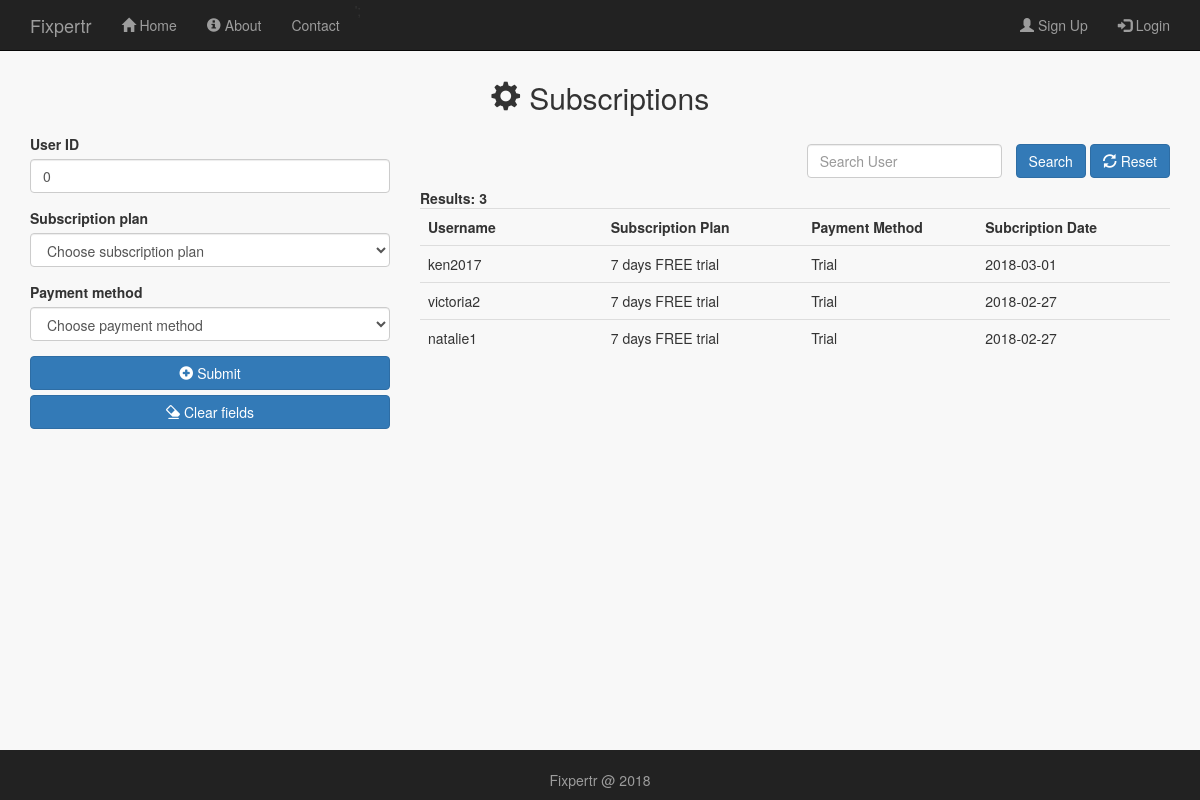
The app's page /public/subscriptions_admin.php, older data.
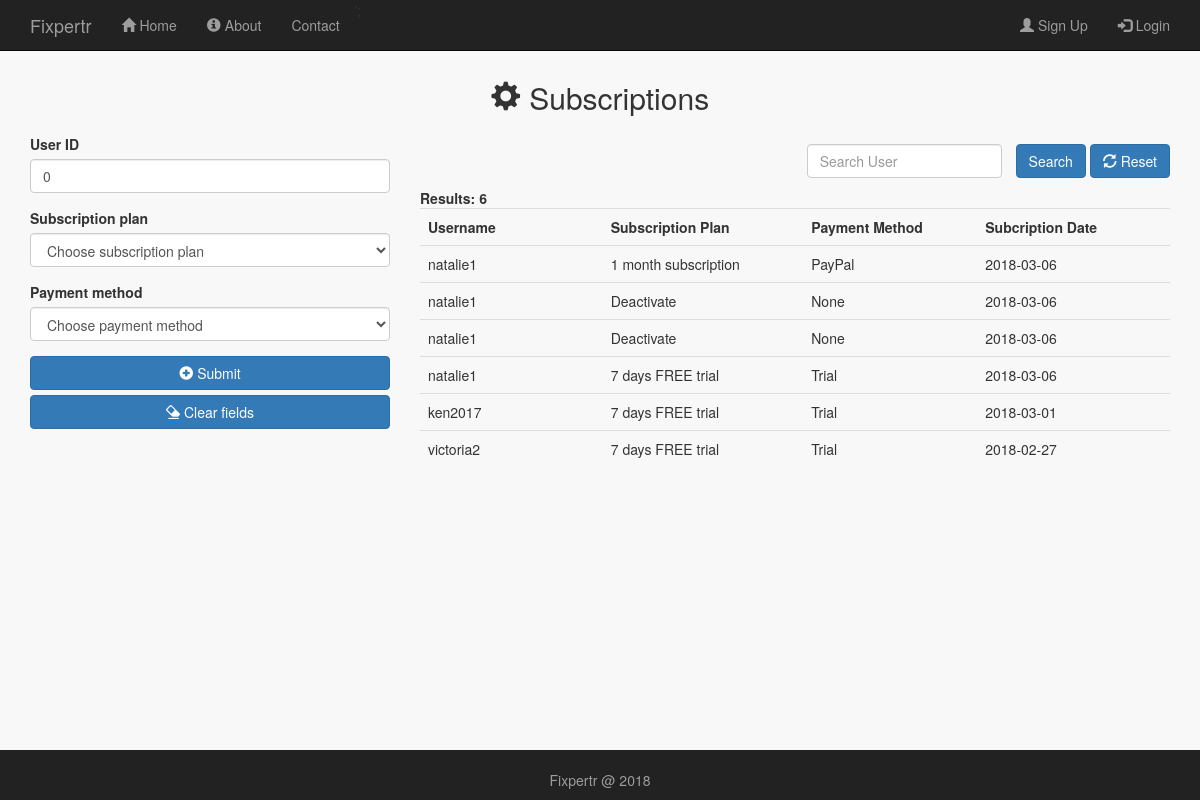
The same page, newer data.
### tables this page shows
CREATE TABLE IF NOT EXISTS `subscriptions` (
  `subscription_id` int(11) NOT NULL AUTO_INCREMENT,
  `user_id` int(11) NOT NULL,
  `sub_type_id` int(11) NOT NULL,
  `method` varchar(256) NOT NULL,
  `subscribe_date` date NOT NULL,
  `subscribe_time` time NOT NULL,
  `subscription_status` tinyint(4) NOT NULL DEFAULT '1',
  `seen_subscribe` tinyint(4) NOT NULL DEFAULT '0',
  PRIMARY KEY (`subscription_id`),
  KEY `user_id` (`user_id`),
  KEY `sub_type_id` (`sub_type_id`)
);

CREATE TABLE IF NOT EXISTS `users` (
  `user_id` int(11) NOT NULL AUTO_INCREMENT,
  `user_first` varchar(256) NOT NULL,
  `user_last` varchar(256) NOT NULL,
  `user_image` varchar(256) DEFAULT NULL,
  `user_gender` varchar(256) DEFAULT NULL,
  `user_address` varchar(256) DEFAULT NULL,
  `user_email` varchar(256) NOT NULL,
  `user_mobile` varchar(20) DEFAULT NULL,
  `user_uid` varchar(256) NOT NULL,
  `user_pwd` varchar(256) NOT NULL,
  `user_type` varchar(256) NOT NULL,
  `date_registered` date NOT NULL,
  `time_registered` time NOT NULL DEFAULT '00:00:00',
  `user_seen` tinyint(4) DEFAULT '0',
  `user_timestamp` timestamp NULL DEFAULT NULL,
  `sub_status` tinyint(4) NOT NULL DEFAULT '0',
  `user_status` tinyint(4) NOT NULL DEFAULT '1',
  PRIMARY KEY (`user_id`)
);

CREATE TABLE IF NOT EXISTS `subscription_types` (
  `sub_type_id` int(11) NOT NULL AUTO_INCREMENT,
  `sub_type` varchar(256) NOT NULL,
  `sub_cost` decimal(13,2) NOT NULL,
  `sub_duration` int(11) NOT NULL,
  PRIMARY KEY (`sub_type_id`)
);

### public/subscriptions_admin.php (the view, shortened to what this page needs)
<?php
  include_once '../includes/db_connection.php';
    $user_id = 0;
    $edit_state = false;
    $keywords  = '';
  $results = mysqli_query($connection, "SELECT * FROM subscriptions, subscription_types, users WHERE subscriptions.user_id = users.user_id AND subscriptions.sub_type_id = subscription_types.sub_type_id AND subscription_status = 1 ORDER BY subscription_id DESC");
?>
<!doctype html>
<html lang="en">
  <head>
    <link rel="stylesheet" type="text/css" href="stylesheets/bootstrap.min.css">
    <link rel="stylesheet" type="text/css" href="stylesheets/mystyles.css">
  </head>
  <body id="subscriptions_admin">
  <?php include '../includes/layouts/admin_header.php';?>
    <div class="content container">
     <h2 class="text-center" style="margin-bottom: 20px;"><span class="glyphicon glyphicon-cog"></span> Subscriptions</h2>
    <div class="row">
      <div class="col-md-4">
       <form id="" action="<?php echo $_SERVER['PHP_SELF'];?>" method="POST" >
                          <div class="form-group">
                            <label for="user_id">User ID</label>
                            <input type="number"  class="form-control" name="user_id" value="<?php echo $user_id;?>" autofocus>
                        </div>
                        <div class="form-group">
                            <label for="select_sub">Subscription plan</label>
                            <select name="select_sub" id="select_sub" class="form-control">
                              <option value="0">Choose subscription plan</option>
                            </select>
                        </div>
                           <div class="form-group">
                            <label for="select_method">Payment method</label>
                            <select name="select_method" id="select_method" class="form-control">
                              <option value="">Choose payment method</option>
                            </select>
                        </div>
                          <?php if($edit_state == false): ?>
                            <button  type="submit" name="submit" class="btn btn-primary btn-block"><span class="glyphicon glyphicon-plus-sign"> </span> Submit</button>
                          <?php else: ?>
                            <button  type="submit" name="update" class="btn btn-primary btn-block"><span class="glyphicon glyphicon-refresh"></span> Update </button>
                          <?php endif ?>
                            <button  type="submit" name="clear" class="btn btn-primary btn-block"><span class="glyphicon glyphicon-erase"></span> </span> Clear fields</button>
                      </form>
      </div>
        <div class="col-md-8">
           <div class="row">
          <div class="col-sm-12">
            <form action="subscriptions_admin.php" method="POST" class="form-inline  pull-right">
              <div class="form-group">
                <input type="text" name="keywords" class="form-control" placeholder="Search User" style="margin:10px;" value="<?php echo $keywords;?>" autocomplete="off" list = "datalist1">
                 <button type="submit" class="btn btn-primary" name="search">Search</button>
                  <button type="submit" class="btn btn-primary" name="reset"><span class="glyphicon glyphicon-refresh"></span> Reset</button>
              </div>
            </form>
          </div>
        </div>
          <strong>Results: <?php $shop_count = mysqli_num_rows($results); echo $shop_count;?> </strong>
          <div class="table-responsive"  >
              <table class="table">
                <tr>
                <th width="10%">Username</th>
                <th width="10%">Subscription Plan</th>
                   <th width="10%">Payment Method</th>
                  <th width="10%">Subcription Date</th>
                </tr>
                 <?php while ($row = mysqli_fetch_array($results)) { ?>
                  <tr>
                      <td><?php echo $row['user_uid']; ?></td>
                      <td><?php echo $row['sub_type']; ?></td>
                      <td><?php echo $row['method']; ?></td>
                      <td><?php echo $row['subscribe_date']; ?></td>
                  </tr>
                  <?php } ?>
              </table>
            </div>
        </div>
      </div>
    </div>
    <?php include '../includes/layouts/footer.php';?>

Row changes from the older to the newer data that the page shows:
removed subscriptions: user.user_uid "natalie1", sub_type.sub_type "7 days FREE trial", method "Trial", subscribe_date "2018-02-27"
added subscriptions: user.user_uid "natalie1", sub_type.sub_type "1 month subscription", method "PayPal", subscribe_date "2018-03-06"
added subscriptions: user.user_uid "natalie1", sub_type.sub_type "Deactivate", method "None", subscribe_date "2018-03-06"
added subscriptions: user.user_uid "natalie1", sub_type.sub_type "Deactivate", method "None", subscribe_date "2018-03-06"
added subscriptions: user.user_uid "natalie1", sub_type.sub_type "7 days FREE trial", method "Trial", subscribe_date "2018-03-06"
Text that changed along with them:
$shop_count: "3" → "6"
